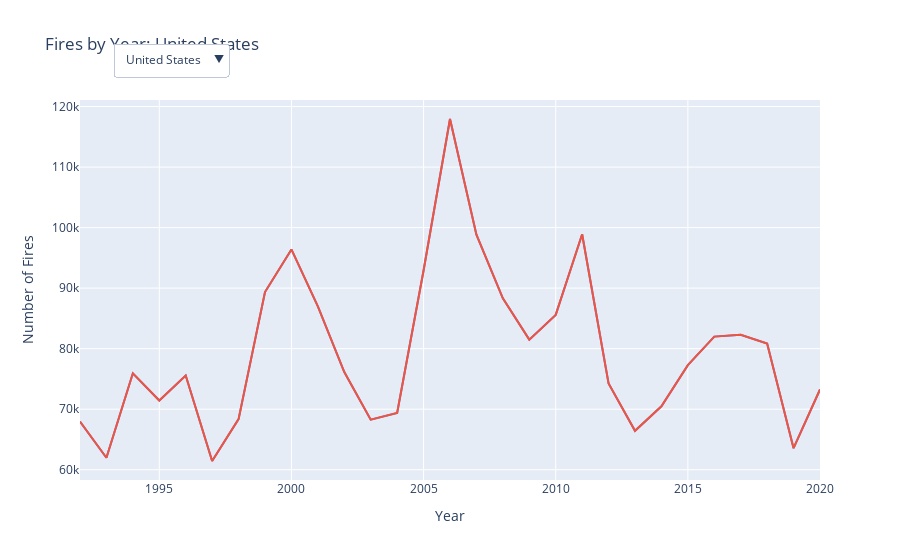

Here is the notebook cell this chart was saved with:
### Markdown cell above
<h2>Graphing Data using Plotly</h2>

### Code cell
# Graph of number of fires per year for the ten states with the largest numbers of fires

# Selecting only columns needed from imported data
fire_years_state_df = df[['OBJECTID','FIRE_YEAR','STATE']]

# Setting up variables for each state, with fire data grouped by year
national_graph_data = fire_years_state_df.groupby('FIRE_YEAR').count()
ca_graph_data = fire_years_state_df[(fire_years_state_df['STATE']== 'CA')].groupby('FIRE_YEAR').count()
ga_graph_data = fire_years_state_df[(fire_years_state_df['STATE']== 'GA')].groupby('FIRE_YEAR').count()
tx_graph_data = fire_years_state_df[(fire_years_state_df['STATE']== 'TX')].groupby('FIRE_YEAR').count()
nc_graph_data = fire_years_state_df[(fire_years_state_df['STATE']== 'NC')].groupby('FIRE_YEAR').count()
fl_graph_data = fire_years_state_df[(fire_years_state_df['STATE']== 'FL')].groupby('FIRE_YEAR').count()
sc_graph_data = fire_years_state_df[(fire_years_state_df['STATE']== 'SC')].groupby('FIRE_YEAR').count()
ny_graph_data = fire_years_state_df[(fire_years_state_df['STATE']== 'NY')].groupby('FIRE_YEAR').count()
ms_graph_data = fire_years_state_df[(fire_years_state_df['STATE']== 'MS')].groupby('FIRE_YEAR').count()
az_graph_data = fire_years_state_df[(fire_years_state_df['STATE']== 'AZ')].groupby('FIRE_YEAR').count()
al_graph_data = fire_years_state_df[(fire_years_state_df['STATE']== 'AL')].groupby('FIRE_YEAR').count()

# Set up initial graph showing the number of fires per year nationally
fig_line = px.line(national_graph_data, labels={
                     "FIRE_YEAR": "Year",
                     "value": "Number of Fires"},
                title='Fires by Year: United States'
            )
# Remove the default legend
fig_line.update_layout(showlegend = False)

# Changing graph layout to include buttons which cause different data to be displayed in the graph
fig_line.update_layout(
    updatemenus=[
        
        # displays buttons on graph
        dict(type="dropdown",
            direction="down",
            x=0.2,
            y=1.15,
            showactive=True,
            # List of buttons to be added. One dictionary for each button
            buttons=list(
                [
                dict(
                    # Text on button
                    label= 'United States',
                    method="update",
                    # Change to make when button is selected
                    args=[{"y" : [national_graph_data.OBJECTID]},
                          {"title": "Fires by Year: United States"}
                          ]),
                
                dict(
                    label= 'CA',
                    method="update",
                    args=[{"y" : [ca_graph_data.OBJECTID]},
                          {"title": "Fires by Year: California"}
                          ]),
                
                dict(
                    label= 'GA',
                    method="update",
                    args=[{"y" : [ga_graph_data.OBJECTID]},
                          {"title": "Fires by Year: Georgia"}
                          ]),
                
                dict(
                    label= 'TX',
                    method="update",
                    args=[{"y" : [tx_graph_data.OBJECTID]},
                         {"title": "Fires Causes by Year: Texas"}
                         ]),
                
                dict(
                    label= 'NC',
                    method="update",
                    args=[{"y" : [nc_graph_data.OBJECTID]},
                          {"title": "Fires by Year: North Carolina"}
                          ]),
                
                dict(
                    label= 'FL',
                    method="update",
                    args=[{"y" : [fl_graph_data.OBJECTID]},
                         {"title": "Fires by Year: Florida"}
                         ]),
                
                dict(
                    label= 'SC',
                    method="update",
                    args=[{"y" : [sc_graph_data.OBJECTID]},
                         {"title": "Fires by Year: South Carolina"}
                         ]),
                
                dict(
                    label='NY',
                    method="update",
                    args=[{"y" : [ny_graph_data.OBJECTID]},
                         {"title": "Fires by Year: New York"}
                         ]),
                
                dict(
                    label= 'MS',
                    method="update",
                    args=[{"y" : [ms_graph_data.OBJECTID]},
                         {"title": "Fires by Year: Mississippi"}
                         ]),
                
                dict(
                    label='AZ',
                    method="update",
                    args=[{"y" : [az_graph_data.OBJECTID]},
                         {"title": "Fires by Year: Arizona"}
                         ]),
                
                dict(
                    label= 'AL',
                    method="update",
                    args=[{"y" : [al_graph_data.OBJECTID]},
                         {"title": "Fires by Year: Alabama"}
                         ]),
                
                
                
                ]
            ))                    
        ]
    )

### Figure 1 — Plotly figure (JSON) as saved in the notebook; plotly's stock layout.template omitted (floating-point values rounded to 4 significant figures)
{"data": [{"hovertemplate": "variable=OBJECTID<br>Year=%{x}<br>Number of Fires=%{y}<extra></extra>", "legendgroup": "OBJECTID", "line": {"color": "#636efa", "dash": "solid"}, "marker": {"symbol": "circle"}, "mode": "lines", "name": "OBJECTID", "orientation": "v", "showlegend": true, "type": "scatter", "x": [1992, 1993, 1994, 1995, 1996, 1997, 1998, 1999, 2000, 2001, 2002, 2003, 2004, 2005, 2006, 2007, 2008, 2009, 2010, 2011, 2012, 2013, 2014, 2015, 2016, 2017, 2018, 2019, 2020], "xaxis": "x", "y": [67961, 61975, 75932, 71440, 75561, 61442, 68356, 89350, 96396, 87001, 76128, 68275, 69370, 92921, 117943, 98837, 88306, 81492, 85579, 98903, 74258, 66434, 70480, 77275, 81993, 82279, 80860, 63557, 73262], "yaxis": "y"}, {"hovertemplate": "variable=STATE<br>Year=%{x}<br>Number of Fires=%{y}<extra></extra>", "legendgroup": "STATE", "line": {"color": "#EF553B", "dash": "solid"}, "marker": {"symbol": "circle"}, "mode": "lines", "name": "STATE", "orientation": "v", "showlegend": true, "type": "scatter", "x": [1992, 1993, 1994, 1995, 1996, 1997, 1998, 1999, 2000, 2001, 2002, 2003, 2004, 2005, 2006, 2007, 2008, 2009, 2010, 2011, 2012, 2013, 2014, 2015, 2016, 2017, 2018, 2019, 2020], "xaxis": "x", "y": [67961, 61975, 75932, 71440, 75561, 61442, 68356, 89350, 96396, 87001, 76128, 68275, 69370, 92921, 117943, 98837, 88306, 81492, 85579, 98903, 74258, 66434, 70480, 77275, 81993, 82279, 80860, 63557, 73262], "yaxis": "y"}], "layout": {"legend": {"title": {"text": "variable"}, "tracegroupgap": 0}, "showlegend": false, "title": {"text": "Fires by Year: United States"}, "updatemenus": [{"buttons": [{"args": [{"y": [[67961, 61975, 75932, 71440, 75561, 61442, 68356, 89350, 96396, 87001, 76128, 68275, 69370, 92921, 117943, 98837, 88306, 81492, 85579, 98903, 74258, 66434, 70480, 77275, 81993, 82279, 80860, 63557, 73262]]}, {"title": "Fires by Year: United States"}], "label": "United States", "method": "update"}, {"args": [{"y": [[10831, 8268, 8649, 7381, 9170, 7928, 6861, 8909, 6970, 8163, 7118, 7894, 7407, 10219, 12038, 13428, 10594, 9862, 8304, 8560, 7198, 8722, 6493, 7355, 7882, 9537, 9488, 6454, 10198]]}, {"title": "Fires by Year: California"}], "label": "CA", "method": "update"}, {"args": [{"y": [[6458, 9111, 6584, 7966, 9872, 7234, 7301, 11138, 10545, 9568, 7801, 4567, 8127, 6049, 8925, 8717, 5807, 4176, 5867, 8413, 4949, 3252, 4063, 2355, 5096, 3660, 2574, 3171, 1694]]}, {"title": "Fires by Year: Georgia"}], "label": "GA", "method": "update"}, {"args": [{"y": [[1168, 1457, 907, 1648, 2842, 769, 2024, 1777, 2633, 771, 1228, 1146, 1040, 6901, 15019, 5477, 18068, 14142, 9353, 19451, 7623, 9734, 8538, 8304, 8586, 8922, 7531, 6455, 6573]]}, {"title": "Fires Causes by Year: Texas"}], "label": "TX", "method": "update"}, {"args": [{"y": [[5696, 4808, 5739, 5253, 4238, 4512, 4324, 4041, 4986, 8143, 5590, 2041, 4343, 4044, 5059, 7284, 4382, 3311, 4100, 5426, 3559, 3329, 4587, 2471, 4283, 5159, 3085, 3940, 2432]]}, {"title": "Fires by Year: North Carolina"}], "label": "NC", "method": "update"}, {"args": [{"y": [[4222, 4548, 3530, 3186, 4697, 3912, 4813, 5484, 6504, 4891, 3131, 2148, 3610, 2392, 5099, 4577, 3100, 3008, 3291, 5029, 3107, 2163, 2144, 2548, 3052, 3098, 2072, 1938, 2115]]}, {"title": "Fires by Year: Florida"}], "label": "FL", "method": "update"}, {"args": [{"y": [[5195, 5287, 4489, 3520, 4414, 3070, 3508, 5384, 4995, 6225, 4683, 1315, 3058, 2704, 2855, 3998, 2744, 1757, 2144, 3181, 1971, 1626, 1893, 1299, 1428, 1782, 1496, 1386, 645]]}, {"title": "Fires by Year: South Carolina"}], "label": "SC", "method": "update"}, {"args": [{"y": [[364, 304, 129, 487, 107, 365, 310, 711, 1756, 3262, 3512, 4933, 4062, 7700, 6629, 6317, 7155, 5764, 6181, 3740, 3944, 2888, 4358, 5874, 6409, 3405, 2505, 2240, 3731]]}, {"title": "Fires by Year: New York"}], "label": "NY", "method": "update"}, {"args": [{"y": [[4478, 4015, 3355, 4992, 4923, 2782, 3421, 5436, 7984, 2888, 2832, 1913, 2812, 3520, 5533, 2767, 2012, 1965, 2919, 1614, 1218, 1488, 2224, 2125, 1934, 1266, 690, 882, 718]]}, {"title": "Fires by Year: Mississippi"}], "label": "MS", "method": "update"}, {"args": [{"y": [[3494, 4636, 4519, 4501, 3761, 2250, 2679, 2736, 3859, 3186, 2917, 2915, 2906, 3689, 3315, 2442, 1898, 2452, 3061, 3559, 3206, 3083, 2827, 3819, 1787, 4181, 9738, 5810, 5730]]}, {"title": "Fires by Year: Arizona"}], "label": "AZ", "method": "update"}, {"args": [{"y": [[93, 137, 3452, 4230, 4048, 2591, 3566, 4501, 6266, 3309, 2926, 1819, 3052, 2547, 3947, 3833, 2006, 1370, 2913, 2042, 1747, 1670, 2418, 2074, 3775, 1241, 909, 1569, 782]]}, {"title": "Fires by Year: Alabama"}], "label": "AL", "method": "update"}], "direction": "down", "showactive": true, "type": "dropdown", "x": 0.2, "y": 1.15}], "xaxis": {"anchor": "y", "domain": [0, 1], "title": {"text": "Year"}}, "yaxis": {"anchor": "x", "domain": [0, 1], "title": {"text": "Number of Fires"}}}}
